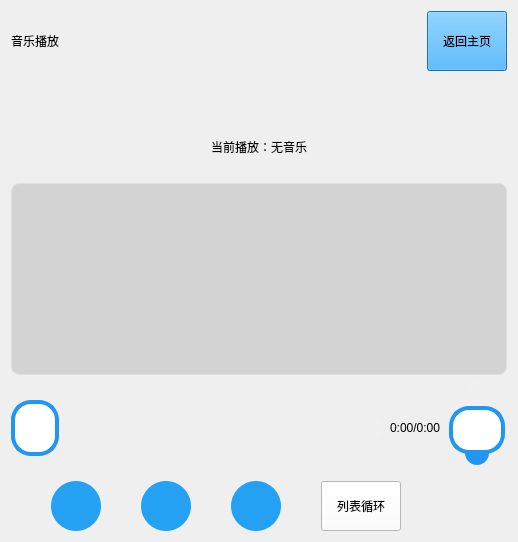
      <widget class="QWidget" name="MusicPage">
       <layout class="QVBoxLayout" name="verticalLayout_6">
        <item>
         <layout class="QHBoxLayout" name="horizontalLayout_10">
          <item>
           <widget class="QLabel" name="label_3">
            <property name="styleSheet">
             <string notr="true">font: 18pt &quot;Microsoft YaHei UI&quot;;
color: rgb(0, 0, 0);</string>
            </property>
            <property name="text">
             <string>音乐播放</string>
            </property>
           </widget>
          </item>
          <item>
           <spacer name="horizontalSpacer_14">
            <property name="orientation">
             <enum>Qt::Orientation::Horizontal</enum>
            </property>
            <property name="sizeHint" stdset="0">
             <size>
              <width>40</width>
              <height>20</height>
             </size>
            </property>
           </spacer>
          </item>
          <item>
           <widget class="QPushButton" name="Music_BackHomeButton">
            <property name="minimumSize">
             <size>
              <width>0</width>
              <height>60</height>
             </size>
            </property>
            <property name="styleSheet">
             <string notr="true">font: 18pt &quot;Microsoft YaHei UI&quot;;
background-color: rgb(37, 161, 244);
color: rgb(0, 0, 0);
</string>
            </property>
            <property name="text">
             <string>返回主页</string>
            </property>
           </widget>
          </item>
         </layout>
        </item>
        <item>
         <spacer name="verticalSpacer_7">
          <property name="orientation">
           <enum>Qt::Orientation::Vertical</enum>
          </property>
          <property name="sizeType">
           <enum>QSizePolicy::Policy::Expanding</enum>
          </property>
          <property name="sizeHint" stdset="0">
           <size>
            <width>0</width>
            <height>40</height>
           </size>
          </property>
         </spacer>
        </item>
        <item>
         <layout class="QHBoxLayout" name="horizontalLayout_12">
          <item>
           <spacer name="horizontalSpacer_15">
            <property name="orientation">
             <enum>Qt::Orientation::Horizontal</enum>
            </property>
            <property name="sizeHint" stdset="0">
             <size>
              <width>40</width>
              <height>20</height>
             </size>
            </property>
           </spacer>
          </item>
          <item>
           <widget class="QLabel" name="MusicLabel">
            <property name="minimumSize">
             <size>
              <width>0</width>
              <height>60</height>
             </size>
            </property>
            <property name="styleSheet">
             <string notr="true">font: 15pt &quot;Microsoft YaHei UI&quot;;
color: rgb(0, 0, 0);</string>
            </property>
            <property name="text">
             <string>当前播放：无音乐</string>
            </property>
           </widget>
          </item>
          <item>
           <spacer name="horizontalSpacer_16">
            <property name="orientation">
             <enum>Qt::Orientation::Horizontal</enum>
            </property>
            <property name="sizeHint" stdset="0">
             <size>
              <width>40</width>
              <height>20</height>
             </size>
            </property>
           </spacer>
          </item>
         </layout>
        </item>
        <item>
         <widget class="QListWidget" name="MusicListWidget">
          <property name="styleSheet">
           <string notr="true">/* 列表整体样式 */
QListWidget {
    background-color: rgb(211, 211, 211);
    border: 1px solid #e0e0e0; /* 轻微边框，增加层次感 */
    border-radius: 8px; /* 圆角，贴合手机UI风格 */
    font-size: 15px; /* 手机端合适的字体大小 */
    color: #333333; /* 常规文字颜色 */
}

/* 列表条目默认样式 */
QListWidget::item {
    height: 45px; /* 手机端手指点击的舒适高度 */
    padding-left: 15px; /* 文字左间距，避免贴边 */
}

/* 高亮（选中）状态样式 */
QListWidget::item:selected {
    background-color: rgb(152, 152, 152); 
    color: black;
}</string>
          </property>
         </widget>
        </item>
        <item>
         <layout class="QHBoxLayout" name="horizontalLayout_13">
          <item>
           <layout class="QVBoxLayout" name="verticalLayout_5">
            <item>
             <layout class="QHBoxLayout" name="horizontalLayout_9">
              <item>
               <widget class="QSlider" name="ProgressSlider">
                <property name="minimumSize">
                 <size>
                  <width>0</width>
                  <height>70</height>
                 </size>
                </property>
                <property name="styleSheet">
                 <string notr="true">/* 横屏音量滑块 - 适配手机触摸（核心样式） */
QSlider::groove:horizontal {
    height: 24px;
    background: #f0f0f0;
    border-radius: 12px;
    margin: 8px 0;
}

QSlider::sub-page:horizontal {
    background: #2196F3;
    border-radius: 12px;
}

QSlider::handle:horizontal {
    background: white;
    border: 4px solid #2196F3;
    width: 40px;
    height: 40px;
    margin: -16px 0;
    border-radius: 20px;
    box-shadow: 0 2px 8px rgba(0,0,0,0.2);
}

QSlider::handle:horizontal:pressed {
    background: #2196F3;
    border-color: #1976D2;
    transform: scale(1.1);
}

/* 竖屏滑块样式（如果需要垂直滑块则保留，不需要可删除） */
QSlider::groove:vertical {
    width: 24px;
    background: #f0f0f0;
    border-radius: 12px;
    margin: 0 8px;
}

QSlider::sub-page:vertical {
    background: #2196F3;
    border-radius: 12px;
}

QSlider::handle:vertical {
    background: white;
    border: 4px solid #2196F3;
    width: 40px;
    height: 40px;
    margin: 0 -16px;
    border-radius: 20px;
    box-shadow: 0 2px 8px rgba(0,0,0,0.2);
}

QSlider::handle:vertical:pressed {
    background: #2196F3;
    border-color: #1976D2;
    transform: scale(1.1);
}</string>
                </property>
                <property name="value">
                 <number>0</number>
                </property>
                <property name="orientation">
                 <enum>Qt::Orientation::Horizontal</enum>
                </property>
               </widget>
              </item>
              <item>
               <widget class="QLabel" name="progressLabel">
                <property name="styleSheet">
                 <string notr="true">font: 10pt &quot;Microsoft YaHei UI&quot;;
color: rgb(0, 0, 0);</string>
                </property>
                <property name="text">
                 <string>0:00/0:00</string>
                </property>
               </widget>
              </item>
             </layout>
            </item>
            <item>
             <layout class="QHBoxLayout" name="horizontalLayout_11">
              <property name="spacing">
               <number>0</number>
              </property>
              <item>
               <spacer name="horizontalSpacer_19">
                <property name="orientation">
                 <enum>Qt::Orientation::Horizontal</enum>
                </property>
                <property name="sizeHint" stdset="0">
                 <size>
                  <width>40</width>
                  <height>20</height>
                 </size>
                </property>
               </spacer>
              </item>
              <item>
               <widget class="QPushButton" name="PrevBtn">
                <property name="minimumSize">
                 <size>
                  <width>50</width>
                  <height>50</height>
                 </size>
                </property>
                <property name="maximumSize">
                 <size>
                  <width>50</width>
                  <height>50</height>
                 </size>
                </property>
                <property name="styleSheet">
                 <string notr="true">QPushButton {
    border-radius: 25px;
    min-width: 50px;
    max-width: 50px;
    min-height: 50px;
    max-height: 50px;
    border: none;
    background-color: rgb(37, 161, 244);
    qproperty-icon: url(:/image/上一首.png);
    qproperty-iconSize: 30px 30px;  /* 控制图标大小 */
}

QPushButton:pressed {
    background-color: rgb(30, 129, 195);
}</string>
                </property>
                <property name="text">
                 <string/>
                </property>
               </widget>
              </item>
              <item>
               <spacer name="horizontalSpacer_21">
                <property name="orientation">
                 <enum>Qt::Orientation::Horizontal</enum>
                </property>
                <property name="sizeHint" stdset="0">
                 <size>
                  <width>40</width>
                  <height>20</height>
                 </size>
                </property>
               </spacer>
              </item>
              <item>
               <widget class="QPushButton" name="SwitchBtn">
                <property name="minimumSize">
                 <size>
                  <width>50</width>
                  <height>50</height>
                 </size>
                </property>
                <property name="maximumSize">
                 <size>
                  <width>50</width>
                  <height>50</height>
                 </size>
                </property>
                <property name="styleSheet">
                 <string notr="true">QPushButton {
    border-radius: 25px;
    min-width: 50px;
    max-width: 50px;
    min-height: 50px;
    max-height: 50px;
    border: none;
    background-color: rgb(37, 161, 244);
    qproperty-icon: url(:/image/播放.png);
    qproperty-iconSize: 30px 30px;  /* 控制图标大小 */
}

QPushButton:pressed {
    background-color: rgb(30, 129, 195);
}</string>
                </property>
                <property name="text">
                 <string/>
                </property>
               </widget>
              </item>
              <item>
               <spacer name="horizontalSpacer_22">
                <property name="orientation">
                 <enum>Qt::Orientation::Horizontal</enum>
                </property>
                <property name="sizeHint" stdset="0">
                 <size>
                  <width>40</width>
                  <height>20</height>
                 </size>
                </property>
               </spacer>
              </item>
              <item>
               <widget class="QPushButton" name="NextBtn">
                <property name="minimumSize">
                 <size>
                  <width>50</width>
                  <height>50</height>
                 </size>
                </property>
                <property name="maximumSize">
                 <size>
                  <width>50</width>
                  <height>50</height>
                 </size>
                </property>
                <property name="styleSheet">
                 <string notr="true">QPushButton {
    border-radius: 25px;
    min-width: 50px;
    max-width: 50px;
    min-height: 50px;
    max-height: 50px;
    border: none;
    background-color: rgb(37, 161, 244);
    qproperty-icon: url(:/image/下一首.png);
    qproperty-iconSize: 30px 30px;  /* 控制图标大小 */
}

QPushButton:pressed {
    background-color: rgb(30, 129, 195);
}</string>
                </property>
                <property name="text">
                 <string/>
                </property>
               </widget>
              </item>
              <item>
               <spacer name="horizontalSpacer_23">
                <property name="orientation">
                 <enum>Qt::Orientation::Horizontal</enum>
                </property>
                <property name="sizeHint" stdset="0">
                 <size>
                  <width>40</width>
                  <height>20</height>
                 </size>
                </property>
               </spacer>
              </item>
              <item>
               <widget class="QPushButton" name="MusicModeBtn">
                <property name="minimumSize">
                 <size>
                  <width>0</width>
                  <height>50</height>
                 </size>
                </property>
                <property name="maximumSize">
                 <size>
                  <width>16777215</width>
                  <height>16777215</height>
                 </size>
                </property>
                <property name="styleSheet">
                 <string notr="true">font: 12pt &quot;Microsoft YaHei UI&quot;;
border-color: rgb(255, 255, 255);
color: rgb(0, 0, 0);
background-color: rgb(255, 255, 255);</string>
                </property>
                <property name="text">
                 <string>列表循环</string>
                </property>
               </widget>
              </item>
              <item>
               <spacer name="horizontalSpacer_20">
                <property name="orientation">
                 <enum>Qt::Orientation::Horizontal</enum>
                </property>
                <property name="sizeHint" stdset="0">
                 <size>
                  <width>40</width>
                  <height>20</height>
                 </size>
                </property>
               </spacer>
              </item>
             </layout>
            </item>
           </layout>
          </item>
          <item>
           <layout class="QVBoxLayout" name="verticalLayout_8">
            <item>
             <widget class="QSlider" name="VolumeSlider">
              <property name="minimumSize">
               <size>
                <width>60</width>
                <height>0</height>
               </size>
              </property>
              <property name="styleSheet">
               <string notr="true">/* 竖屏滑块样式 */
QSlider::groove:vertical {
    width: 24px;
    background: #f0f0f0;
    border-radius: 12px;
    /* 移除 margin，让进度条和轨道完全贴合 */
}

/* add-page: 滑块到最大值的区域（竖直滑块的最大值在下方，所以这里设置蓝色） */
QSlider::add-page:vertical {
    background: #2196F3;
    border-radius: 12px;
    /* 关键：设置与轨道一致的内边距，避免进度条超出轨道 */
    margin: 0;
}

/* sub-page: 滑块到最小值的区域（竖直滑块的最小值在上方，所以这里设为白色） */
QSlider::sub-page:vertical {
    background: #f0f0f0;
    border-radius: 12px;
    margin: 0;
}

QSlider::handle:vertical {
    background: white;
    border: 4px solid #2196F3;
    width: 40px;
    height: 40px;
    margin: 0 -16px;
    border-radius: 20px;
    box-shadow: 0 2px 8px rgba(0,0,0,0.2);
}

QSlider::handle:vertical:pressed {
    background: #2196F3;
    border-color: #1976D2;
    transform: scale(1.1);
}</string>
              </property>
              <property name="value">
               <number>30</number>
              </property>
              <property name="orientation">
               <enum>Qt::Orientation::Vertical</enum>
              </property>
             </widget>
            </item>
            <item>
             <widget class="QWidget" name="widget" native="true">
              <property name="minimumSize">
               <size>
                <width>60</width>
                <height>60</height>
               </size>
              </property>
              <property name="maximumSize">
               <size>
                <width>60</width>
                <height>60</height>
               </size>
              </property>
              <property name="styleSheet">
               <string notr="true">border-image: url(:/image/音量.png);
color: rgb(255, 255, 255);</string>
              </property>
             </widget>
            </item>
           </layout>
          </item>
         </layout>
        </item>
       </layout>
      </widget>
